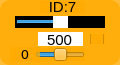
    <widget class="QWidget" name="widget_id7" native="true">
     <property name="geometry">
      <rect>
       <x>710</x>
       <y>550</y>
       <width>120</width>
       <height>65</height>
      </rect>
     </property>
     <property name="maximumSize">
      <size>
       <width>16777161</width>
       <height>16777215</height>
      </size>
     </property>
     <property name="styleSheet">
      <string notr="true">background-color: rgb(255, 170, 0, 200);
border-radius:10px;</string>
     </property>
     <widget class="QLabel" name="label_ID7">
      <property name="geometry">
       <rect>
        <x>40</x>
        <y>1</y>
        <width>45</width>
        <height>12</height>
       </rect>
      </property>
      <property name="minimumSize">
       <size>
        <width>0</width>
        <height>10</height>
       </size>
      </property>
      <property name="font">
       <font>
        <family>Arial</family>
        <pointsize>11</pointsize>
       </font>
      </property>
      <property name="styleSheet">
       <string notr="true">background-color: rgb(255, 255, 255， 0);
border-radius:0px;</string>
      </property>
      <property name="text">
       <string>ID:7</string>
      </property>
      <property name="alignment">
       <set>Qt::AlignCenter</set>
      </property>
     </widget>
     <widget class="QSlider" name="horizontalSlider_pulse_id7">
      <property name="geometry">
       <rect>
        <x>15</x>
        <y>16</y>
        <width>90</width>
        <height>12</height>
       </rect>
      </property>
      <property name="autoFillBackground">
       <bool>false</bool>
      </property>
      <property name="styleSheet">
       <string notr="true">QSlider{
	background: rgb(0, 0, 0);
	border-radius:0px;
}
QSlider::handle {/*设置中间的那个滑动的键*/                           background: rgb(255, 255, 255)}</string>
      </property>
      <property name="minimum">
       <number>0</number>
      </property>
      <property name="maximum">
       <number>1000</number>
      </property>
      <property name="pageStep">
       <number>1</number>
      </property>
      <property name="value">
       <number>500</number>
      </property>
      <property name="orientation">
       <enum>Qt::Horizontal</enum>
      </property>
     </widget>
     <widget class="QSlider" name="horizontalSlider_dev_id7">
      <property name="geometry">
       <rect>
        <x>35</x>
        <y>48</y>
        <width>50</width>
        <height>13</height>
       </rect>
      </property>
      <property name="styleSheet">
       <string notr="true">background-color: rgb(255, 255, 255， 0);</string>
      </property>
      <property name="minimum">
       <number>-125</number>
      </property>
      <property name="maximum">
       <number>125</number>
      </property>
      <property name="pageStep">
       <number>1</number>
      </property>
      <property name="orientation">
       <enum>Qt::Horizontal</enum>
      </property>
     </widget>
     <widget class="QLabel" name="label_id7">
      <property name="geometry">
       <rect>
        <x>10</x>
        <y>47</y>
        <width>30</width>
        <height>15</height>
       </rect>
      </property>
      <property name="minimumSize">
       <size>
        <width>0</width>
        <height>10</height>
       </size>
      </property>
      <property name="font">
       <font>
        <family>DejaVu Sans</family>
        <pointsize>10</pointsize>
       </font>
      </property>
      <property name="styleSheet">
       <string notr="true">background-color: rgb(255, 255, 255， 0);</string>
      </property>
      <property name="text">
       <string>0</string>
      </property>
      <property name="alignment">
       <set>Qt::AlignCenter</set>
      </property>
     </widget>
     <widget class="QLineEdit" name="lineEdit_id7">
      <property name="geometry">
       <rect>
        <x>38</x>
        <y>32</y>
        <width>45</width>
        <height>14</height>
       </rect>
      </property>
      <property name="sizePolicy">
       <sizepolicy hsizetype="Fixed" vsizetype="Fixed">
        <horstretch>0</horstretch>
        <verstretch>0</verstretch>
       </sizepolicy>
      </property>
      <property name="font">
       <font>
        <family>Arial</family>
        <pointsize>11</pointsize>
       </font>
      </property>
      <property name="autoFillBackground">
       <bool>false</bool>
      </property>
      <property name="styleSheet">
       <string notr="true">background-color: rgb(255, 255, 255);
border-radius:0px;</string>
      </property>
      <property name="text">
       <string>500</string>
      </property>
      <property name="maxLength">
       <number>1000</number>
      </property>
      <property name="alignment">
       <set>Qt::AlignCenter</set>
      </property>
      <property name="dragEnabled">
       <bool>false</bool>
      </property>
      <property name="readOnly">
       <bool>false</bool>
      </property>
     </widget>
     <widget class="QCheckBox" name="checkBox_id7">
      <property name="geometry">
       <rect>
        <x>90</x>
        <y>34</y>
        <width>15</width>
        <height>10</height>
       </rect>
      </property>
      <property name="text">
       <string/>
      </property>
     </widget>
    </widget>
